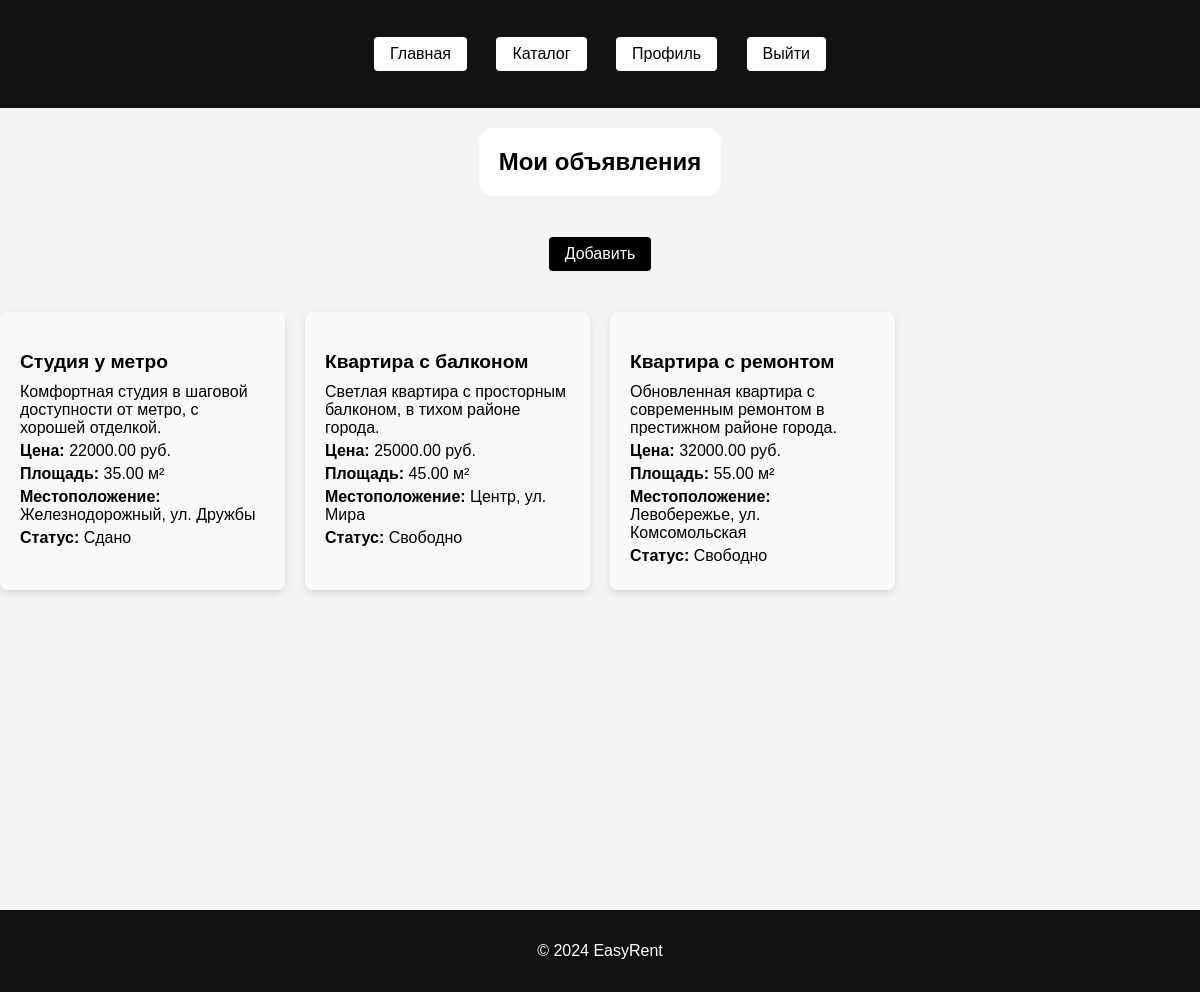
Screenshot of /realtor_properties/ (signed in) with the database file from the repository.
### core/models.py (models this page shows, shortened)
class Property(models.Model):
    PROPERTY_STATUS = [
        ('available', 'Свободно'),
        ('rented', 'Сдано'),
    ]
    title = models.CharField(max_length=100)
    description = models.TextField()
    area = models.DecimalField(max_digits=8, decimal_places=2)
    location = models.CharField(max_length=255)
    price = models.DecimalField(max_digits=10, decimal_places=2)
    status = models.CharField(max_length=10, choices=PROPERTY_STATUS, default='available')
    realtor = models.ForeignKey(
        settings.AUTH_USER_MODEL,
        on_delete=models.CASCADE,
        related_name='properties',
        limit_choices_to={'role': 'realtor'},
        null=True,  # На случай, если нужно оставить недвижимость без риелтора
        blank=True
    )

### core/views.py (the view)
# urls.py: path('realtor_properties/', views.realtor_properties, name='realtor_properties'),
@login_required
def realtor_properties(request):
    properties = Property.objects.filter(realtor=request.user)
    return render(request, 'core/realtor_properties.html', {'properties': properties})

### core/templates/core/realtor_properties.html
{% extends 'base.html' %}
{% block content %}
    <div class="center-container-property-list">
        <h2 class="custom-h2">Мои объявления</h2>
        {% if user.is_authenticated %}
            <p><a href="{% url 'core:property_create' %}" class="body-button">Добавить</a></p>
        {% endif %}
    </div>
    <div class="property-list">
        {% for property in properties %}
                <div class="property-card">
                    <h3>{{ property.title }}</h3>
                    <p>{{ property.description }}</p>
                    <p><strong>Цена:</strong> {{ property.price }} руб.</p>
                    <p><strong>Площадь:</strong> {{ property.area }} м²</p>
                    <p><strong>Местоположение:</strong> {{ property.location }}</p>
                    <p><strong>Статус:</strong> {{ property.get_status_display }}</p>
                </div>
        {% empty %}
            <li>Нет объявлений</li>
        {% endfor %}
    </div>
    <div class="center-container-2"> </div>
{% endblock %}

### static/css/styles.css (style rules this page uses)
body { background-image: url('../images/building_composition_2.png'); background-size: cover; background-position: center; background-repeat: no-repeat; font-family: Arial, sans-serif; margin: 0; padding: 0; background-color: #f4f4f4; }
.center-container-2 { display: flex; flex-direction: column; justify-content: center; align-items: center; height: 40vh; }
.custom-h2 { margin-bottom: 20px; padding: 20px; border-radius: 15px; background-color: white; color: black; }
.body-button { display: inline-block; padding: 8px 16px; margin: 5px; color: white; background-color: black; border: none; border-radius: 4px; font-size: 16px; text-align: center; text-decoration: none; cursor: pointer; transition: background-color 0.3s, transform 0.3s; }
.center-container-property-list { display: flex; flex-direction: column; justify-content: center; align-items: center; }
.property-list { display: grid; grid-template-columns: repeat(auto-fill, minmax(250px, 1fr)); gap: 20px; margin-top: 20px; }
.property-card { background-color: #f9f9f9; border-radius: 8px; padding: 20px; box-shadow: 0 4px 8px rgba(0, 0, 0, 0.1); transition: transform 0.3s ease, box-shadow 0.3s ease; }
.property-card h3 { margin-bottom: 10px; font-size: 1.2em; }
.property-card p { margin: 5px 0; }

### rows the page displays
Property: title "Студия у метро", description "Комфортная студия в шаговой доступности от метро, с хорошей отделкой.", price "22000.00", area "35.00", location "Железнодорожный, ул. Дружбы", status "Сдано"
Property: title "Квартира с балконом", description "Светлая квартира с просторным балконом, в тихом районе города.", price "25000.00", area "45.00", location "Центр, ул. Мира", status "Свободно"
Property: title "Квартира с ремонтом", description "Обновленная квартира с современным ремонтом в престижном районе города.", price "32000.00", area "55.00", location "Левобережье, ул. Комсомольская", status "Свободно"
